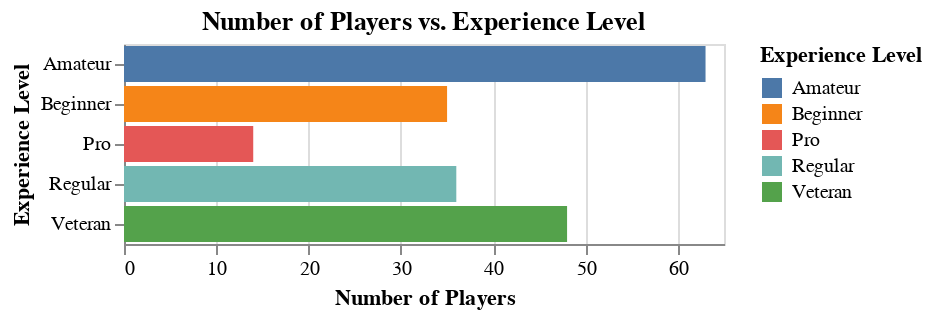

Source (notebook cell):
### Markdown cell above
### Exploratory Data Analysis Visualization

### Code cell
players_plot2 = alt.Chart(players_wrangled).mark_bar().encode(
    x=alt.X("count():Q").title("Number of Players"),
    y=alt.Y("experience").title("Experience Level"),
    color=alt.Color("experience").title("Experience Level")
).properties(
    title="Number of Players vs. Experience Level"
)
players_plot2

### Figure 1 — Vega specification as saved in the notebook (floating-point values rounded to 4 significant figures)
{"$schema": "https://vega.github.io/schema/vega/v5.json", "data": [{"name": "source_0", "values": [{"__count": 14, "experience": "Pro"}, {"__count": 48, "experience": "Veteran"}, {"__count": 63, "experience": "Amateur"}, {"__count": 36, "experience": "Regular"}, {"__count": 35, "experience": "Beginner"}]}, {"name": "source_0_x_domain___count", "values": [{"min": 14, "max": 63}]}, {"name": "source_0_y_domain_experience", "values": [{"experience": "Pro"}, {"experience": "Veteran"}, {"experience": "Amateur"}, {"experience": "Regular"}, {"experience": "Beginner"}]}, {"name": "source_0_color_domain_experience", "values": [{"experience": "Pro"}, {"experience": "Veteran"}, {"experience": "Amateur"}, {"experience": "Regular"}, {"experience": "Beginner"}]}], "signals": [{"name": "y_step", "value": 20}, {"name": "height", "update": "bandspace(domain('y').length, 0.1, 0.05) * y_step"}], "marks": [{"type": "rect", "name": "marks", "from": {"data": "source_0"}, "encode": {"update": {"y": {"field": "experience", "scale": "y"}, "height": {"signal": "max(0.25, bandwidth('y'))"}, "x": {"field": "__count", "scale": "x"}, "fill": {"field": "experience", "scale": "color"}, "x2": {"value": 0, "scale": "x"}}}, "style": ["bar"]}], "scales": [{"name": "x", "type": "linear", "domain": [{"signal": "(data(\"source_0_x_domain___count\")[0] || {}).min"}, {"signal": "(data(\"source_0_x_domain___count\")[0] || {}).max"}], "range": [0, {"signal": "width"}], "nice": true, "zero": true}, {"name": "y", "type": "band", "domain": {"data": "source_0_y_domain_experience", "field": "experience", "sort": true}, "range": {"step": {"signal": "y_step"}}, "paddingInner": 0.1, "paddingOuter": 0.05}, {"name": "color", "type": "ordinal", "domain": {"data": "source_0_color_domain_experience", "field": "experience", "sort": true}, "range": "category"}], "axes": [{"scale": "x", "maxExtent": 0, "minExtent": 0, "grid": true, "zindex": 0, "ticks": false, "aria": false, "domain": false, "labels": false, "gridScale": "y", "tickCount": {"signal": "ceil(width/40)"}, "orient": "bottom"}, {"scale": "x", "labelFlush": true, "title": "Number of Players", "labelOverlap": true, "grid": false, "orient": "bottom", "tickCount": {"signal": "ceil(width/40)"}, "zindex": 0}, {"scale": "y", "zindex": 0, "grid": false, "orient": "left", "title": "Experience Level"}], "title": {"text": "Number of Players vs. Experience Level", "frame": "group"}, "width": 300, "legends": [{"title": "Experience Level", "fill": "color", "symbolType": "square"}], "background": "white", "padding": 5, "style": "cell"}
